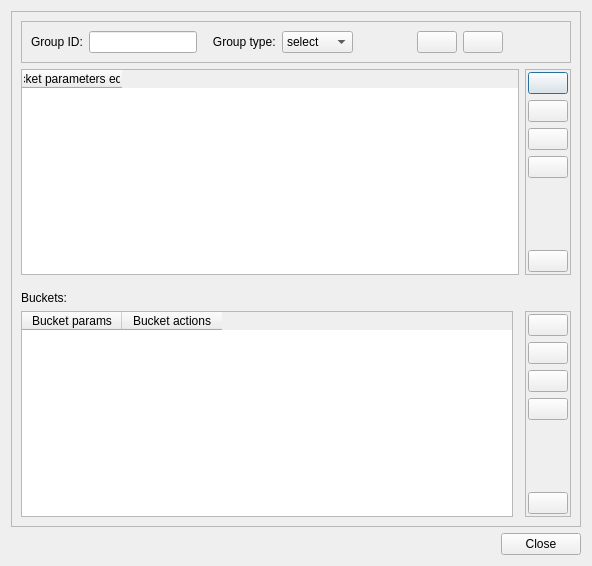
<?xml version="1.0" encoding="UTF-8"?>
<ui version="4.0">
 <class>ofgroup_Dialog</class>
 <widget class="QDialog" name="ofgroup_Dialog">
  <property name="geometry">
   <rect>
    <x>0</x>
    <y>0</y>
    <width>592</width>
    <height>566</height>
   </rect>
  </property>
  <property name="sizePolicy">
   <sizepolicy hsizetype="Fixed" vsizetype="Fixed">
    <horstretch>0</horstretch>
    <verstretch>0</verstretch>
   </sizepolicy>
  </property>
  <property name="windowTitle">
   <string>OFGROUP editor</string>
  </property>
  <layout class="QVBoxLayout" name="verticalLayout">
   <item>
    <widget class="QFrame" name="frame_dialog_virt_disk_wizard">
     <property name="frameShape">
      <enum>QFrame::StyledPanel</enum>
     </property>
     <property name="frameShadow">
      <enum>QFrame::Raised</enum>
     </property>
     <property name="paintme01" stdset="0">
      <bool>true</bool>
     </property>
     <layout class="QGridLayout" name="gridLayout">
      <item row="1" column="2">
       <widget class="QFrame" name="frame_kvm_virt_disk_buttons_2">
        <property name="sizePolicy">
         <sizepolicy hsizetype="Fixed" vsizetype="Preferred">
          <horstretch>0</horstretch>
          <verstretch>0</verstretch>
         </sizepolicy>
        </property>
        <property name="frameShape">
         <enum>QFrame::StyledPanel</enum>
        </property>
        <property name="frameShadow">
         <enum>QFrame::Raised</enum>
        </property>
        <property name="paintme01" stdset="0">
         <bool>true</bool>
        </property>
        <layout class="QGridLayout" name="gridLayout_14">
         <property name="leftMargin">
          <number>2</number>
         </property>
         <property name="topMargin">
          <number>2</number>
         </property>
         <property name="rightMargin">
          <number>2</number>
         </property>
         <property name="bottomMargin">
          <number>2</number>
         </property>
         <item row="4" column="0">
          <spacer name="verticalSpacer_5">
           <property name="orientation">
            <enum>Qt::Vertical</enum>
           </property>
           <property name="sizeHint" stdset="0">
            <size>
             <width>20</width>
             <height>40</height>
            </size>
           </property>
          </spacer>
         </item>
         <item row="0" column="0">
          <widget class="QPushButton" name="pushButton_ofgroup_param_add">
           <property name="sizePolicy">
            <sizepolicy hsizetype="Fixed" vsizetype="Fixed">
             <horstretch>0</horstretch>
             <verstretch>0</verstretch>
            </sizepolicy>
           </property>
           <property name="toolTip">
            <string>Add parameter</string>
           </property>
           <property name="text">
            <string/>
           </property>
           <property name="icon">
            <iconset resource="../project_ressource.qrc">
             <normaloff>:/images/plus.png</normaloff>:/images/plus.png</iconset>
           </property>
          </widget>
         </item>
         <item row="2" column="0">
          <widget class="QPushButton" name="pushButton_ofgroup_param_up">
           <property name="sizePolicy">
            <sizepolicy hsizetype="Fixed" vsizetype="Fixed">
             <horstretch>0</horstretch>
             <verstretch>0</verstretch>
            </sizepolicy>
           </property>
           <property name="toolTip">
            <string>Move parameter up</string>
           </property>
           <property name="text">
            <string/>
           </property>
           <property name="icon">
            <iconset resource="../project_ressource.qrc">
             <normaloff>:/images/chevron-up.png</normaloff>:/images/chevron-up.png</iconset>
           </property>
          </widget>
         </item>
         <item row="1" column="0">
          <widget class="QPushButton" name="pushButton_ofgroup_param_del">
           <property name="sizePolicy">
            <sizepolicy hsizetype="Fixed" vsizetype="Fixed">
             <horstretch>0</horstretch>
             <verstretch>0</verstretch>
            </sizepolicy>
           </property>
           <property name="toolTip">
            <string>Remove selected parameter</string>
           </property>
           <property name="text">
            <string/>
           </property>
           <property name="icon">
            <iconset resource="../project_ressource.qrc">
             <normaloff>:/images/minus.png</normaloff>:/images/minus.png</iconset>
           </property>
          </widget>
         </item>
         <item row="5" column="0">
          <widget class="QPushButton" name="pushButton_ofgroup_param_del_all">
           <property name="sizePolicy">
            <sizepolicy hsizetype="Fixed" vsizetype="Fixed">
             <horstretch>0</horstretch>
             <verstretch>0</verstretch>
            </sizepolicy>
           </property>
           <property name="toolTip">
            <string>Remove all parameters</string>
           </property>
           <property name="text">
            <string/>
           </property>
           <property name="icon">
            <iconset resource="../project_ressource.qrc">
             <normaloff>:/images/delete.png</normaloff>:/images/delete.png</iconset>
           </property>
          </widget>
         </item>
         <item row="3" column="0">
          <widget class="QPushButton" name="pushButton_ofgroup_param_down">
           <property name="sizePolicy">
            <sizepolicy hsizetype="Fixed" vsizetype="Fixed">
             <horstretch>0</horstretch>
             <verstretch>0</verstretch>
            </sizepolicy>
           </property>
           <property name="toolTip">
            <string>Move parameter down</string>
           </property>
           <property name="text">
            <string/>
           </property>
           <property name="icon">
            <iconset resource="../project_ressource.qrc">
             <normaloff>:/images/chevron-down.png</normaloff>:/images/chevron-down.png</iconset>
           </property>
          </widget>
         </item>
        </layout>
       </widget>
      </item>
      <item row="1" column="0" colspan="2">
       <widget class="QTableWidget" name="tableWidget_ofgroup_params">
        <column>
         <property name="text">
          <string>Bucket parameters editor</string>
         </property>
        </column>
       </widget>
      </item>
      <item row="4" column="2">
       <widget class="QFrame" name="frame_kvm_virt_disk_buttons_3">
        <property name="sizePolicy">
         <sizepolicy hsizetype="Fixed" vsizetype="Preferred">
          <horstretch>0</horstretch>
          <verstretch>0</verstretch>
         </sizepolicy>
        </property>
        <property name="frameShape">
         <enum>QFrame::StyledPanel</enum>
        </property>
        <property name="frameShadow">
         <enum>QFrame::Raised</enum>
        </property>
        <property name="paintme01" stdset="0">
         <bool>true</bool>
        </property>
        <layout class="QGridLayout" name="gridLayout_15">
         <property name="leftMargin">
          <number>2</number>
         </property>
         <property name="topMargin">
          <number>2</number>
         </property>
         <property name="rightMargin">
          <number>2</number>
         </property>
         <property name="bottomMargin">
          <number>2</number>
         </property>
         <item row="4" column="0">
          <spacer name="verticalSpacer_4">
           <property name="orientation">
            <enum>Qt::Vertical</enum>
           </property>
           <property name="sizeHint" stdset="0">
            <size>
             <width>20</width>
             <height>40</height>
            </size>
           </property>
          </spacer>
         </item>
         <item row="0" column="0">
          <widget class="QPushButton" name="pushButton_ofgroup_bucket_add">
           <property name="sizePolicy">
            <sizepolicy hsizetype="Fixed" vsizetype="Fixed">
             <horstretch>0</horstretch>
             <verstretch>0</verstretch>
            </sizepolicy>
           </property>
           <property name="toolTip">
            <string>Create bucket from parameters and actions</string>
           </property>
           <property name="text">
            <string/>
           </property>
           <property name="icon">
            <iconset resource="../project_ressource.qrc">
             <normaloff>:/images/plus.png</normaloff>:/images/plus.png</iconset>
           </property>
          </widget>
         </item>
         <item row="2" column="0">
          <widget class="QPushButton" name="pushButton_ofgroup_bucket_up">
           <property name="sizePolicy">
            <sizepolicy hsizetype="Fixed" vsizetype="Fixed">
             <horstretch>0</horstretch>
             <verstretch>0</verstretch>
            </sizepolicy>
           </property>
           <property name="toolTip">
            <string>Move bucket up</string>
           </property>
           <property name="text">
            <string/>
           </property>
           <property name="icon">
            <iconset resource="../project_ressource.qrc">
             <normaloff>:/images/chevron-up.png</normaloff>:/images/chevron-up.png</iconset>
           </property>
          </widget>
         </item>
         <item row="1" column="0">
          <widget class="QPushButton" name="pushButton_ofgroup_bucket_del">
           <property name="sizePolicy">
            <sizepolicy hsizetype="Fixed" vsizetype="Fixed">
             <horstretch>0</horstretch>
             <verstretch>0</verstretch>
            </sizepolicy>
           </property>
           <property name="toolTip">
            <string>Remove selected bucket</string>
           </property>
           <property name="text">
            <string/>
           </property>
           <property name="icon">
            <iconset resource="../project_ressource.qrc">
             <normaloff>:/images/minus.png</normaloff>:/images/minus.png</iconset>
           </property>
          </widget>
         </item>
         <item row="5" column="0">
          <widget class="QPushButton" name="pushButton_ofgroup_bucket_del_all">
           <property name="sizePolicy">
            <sizepolicy hsizetype="Fixed" vsizetype="Fixed">
             <horstretch>0</horstretch>
             <verstretch>0</verstretch>
            </sizepolicy>
           </property>
           <property name="toolTip">
            <string>Remove all buckets</string>
           </property>
           <property name="text">
            <string/>
           </property>
           <property name="icon">
            <iconset resource="../project_ressource.qrc">
             <normaloff>:/images/delete.png</normaloff>:/images/delete.png</iconset>
           </property>
          </widget>
         </item>
         <item row="3" column="0">
          <widget class="QPushButton" name="pushButton_ofgroup_bucket_down">
           <property name="sizePolicy">
            <sizepolicy hsizetype="Fixed" vsizetype="Fixed">
             <horstretch>0</horstretch>
             <verstretch>0</verstretch>
            </sizepolicy>
           </property>
           <property name="toolTip">
            <string>Move bucket down</string>
           </property>
           <property name="text">
            <string/>
           </property>
           <property name="icon">
            <iconset resource="../project_ressource.qrc">
             <normaloff>:/images/chevron-down.png</normaloff>:/images/chevron-down.png</iconset>
           </property>
          </widget>
         </item>
        </layout>
       </widget>
      </item>
      <item row="4" column="0">
       <widget class="QTableWidget" name="tableWidget_ofgroup_buckets">
        <column>
         <property name="text">
          <string>Bucket params</string>
         </property>
        </column>
        <column>
         <property name="text">
          <string>Bucket actions</string>
         </property>
        </column>
       </widget>
      </item>
      <item row="0" column="0" colspan="3">
       <widget class="QFrame" name="frame_2">
        <property name="frameShape">
         <enum>QFrame::StyledPanel</enum>
        </property>
        <property name="frameShadow">
         <enum>QFrame::Raised</enum>
        </property>
        <property name="paintme01" stdset="0">
         <bool>true</bool>
        </property>
        <layout class="QHBoxLayout" name="horizontalLayout_2">
         <item>
          <widget class="QLabel" name="label_3">
           <property name="text">
            <string>Group ID:</string>
           </property>
          </widget>
         </item>
         <item>
          <widget class="QLineEdit" name="lineEdit_ofgroup_id">
           <property name="clearButtonEnabled">
            <bool>true</bool>
           </property>
          </widget>
         </item>
         <item>
          <widget class="QLabel" name="label">
           <property name="text">
            <string>   Group type:</string>
           </property>
          </widget>
         </item>
         <item>
          <widget class="QComboBox" name="comboBox_ofgroup_type">
           <item>
            <property name="text">
             <string>select</string>
            </property>
           </item>
           <item>
            <property name="text">
             <string>all</string>
            </property>
           </item>
           <item>
            <property name="text">
             <string>indirect</string>
            </property>
           </item>
           <item>
            <property name="text">
             <string>ff</string>
            </property>
           </item>
          </widget>
         </item>
         <item>
          <spacer name="horizontalSpacer">
           <property name="orientation">
            <enum>Qt::Horizontal</enum>
           </property>
           <property name="sizeHint" stdset="0">
            <size>
             <width>40</width>
             <height>20</height>
            </size>
           </property>
          </spacer>
         </item>
         <item>
          <widget class="QPushButton" name="pushButton_ofgroup_add">
           <property name="sizePolicy">
            <sizepolicy hsizetype="Fixed" vsizetype="Fixed">
             <horstretch>0</horstretch>
             <verstretch>0</verstretch>
            </sizepolicy>
           </property>
           <property name="toolTip">
            <string>Add group</string>
           </property>
           <property name="text">
            <string/>
           </property>
           <property name="icon">
            <iconset resource="../project_ressource.qrc">
             <normaloff>:/images/plus.png</normaloff>:/images/plus.png</iconset>
           </property>
          </widget>
         </item>
         <item>
          <widget class="QPushButton" name="pushButton_ofgroup_edit">
           <property name="sizePolicy">
            <sizepolicy hsizetype="Fixed" vsizetype="Fixed">
             <horstretch>0</horstretch>
             <verstretch>0</verstretch>
            </sizepolicy>
           </property>
           <property name="toolTip">
            <string>Modify existing group</string>
           </property>
           <property name="text">
            <string/>
           </property>
           <property name="icon">
            <iconset resource="../project_ressource.qrc">
             <normaloff>:/images/edit.png</normaloff>:/images/edit.png</iconset>
           </property>
          </widget>
         </item>
         <item>
          <spacer name="horizontalSpacer_2">
           <property name="orientation">
            <enum>Qt::Horizontal</enum>
           </property>
           <property name="sizeHint" stdset="0">
            <size>
             <width>40</width>
             <height>20</height>
            </size>
           </property>
          </spacer>
         </item>
        </layout>
       </widget>
      </item>
      <item row="3" column="0">
       <widget class="QLabel" name="label_2">
        <property name="text">
         <string>Buckets:</string>
        </property>
       </widget>
      </item>
      <item row="2" column="0">
       <spacer name="verticalSpacer">
        <property name="orientation">
         <enum>Qt::Vertical</enum>
        </property>
        <property name="sizeType">
         <enum>QSizePolicy::Fixed</enum>
        </property>
        <property name="sizeHint" stdset="0">
         <size>
          <width>20</width>
          <height>10</height>
         </size>
        </property>
       </spacer>
      </item>
     </layout>
    </widget>
   </item>
   <item>
    <widget class="QDialogButtonBox" name="buttonBox">
     <property name="orientation">
      <enum>Qt::Horizontal</enum>
     </property>
     <property name="standardButtons">
      <set>QDialogButtonBox::Close</set>
     </property>
    </widget>
   </item>
  </layout>
 </widget>
 <resources>
  <include location="../project_ressource.qrc"/>
 </resources>
 <connections>
  <connection>
   <sender>buttonBox</sender>
   <signal>accepted()</signal>
   <receiver>ofgroup_Dialog</receiver>
   <slot>accept()</slot>
   <hints>
    <hint type="sourcelabel">
     <x>248</x>
     <y>254</y>
    </hint>
    <hint type="destinationlabel">
     <x>157</x>
     <y>274</y>
    </hint>
   </hints>
  </connection>
  <connection>
   <sender>buttonBox</sender>
   <signal>rejected()</signal>
   <receiver>ofgroup_Dialog</receiver>
   <slot>reject()</slot>
   <hints>
    <hint type="sourcelabel">
     <x>316</x>
     <y>260</y>
    </hint>
    <hint type="destinationlabel">
     <x>286</x>
     <y>274</y>
    </hint>
   </hints>
  </connection>
 </connections>
</ui>
